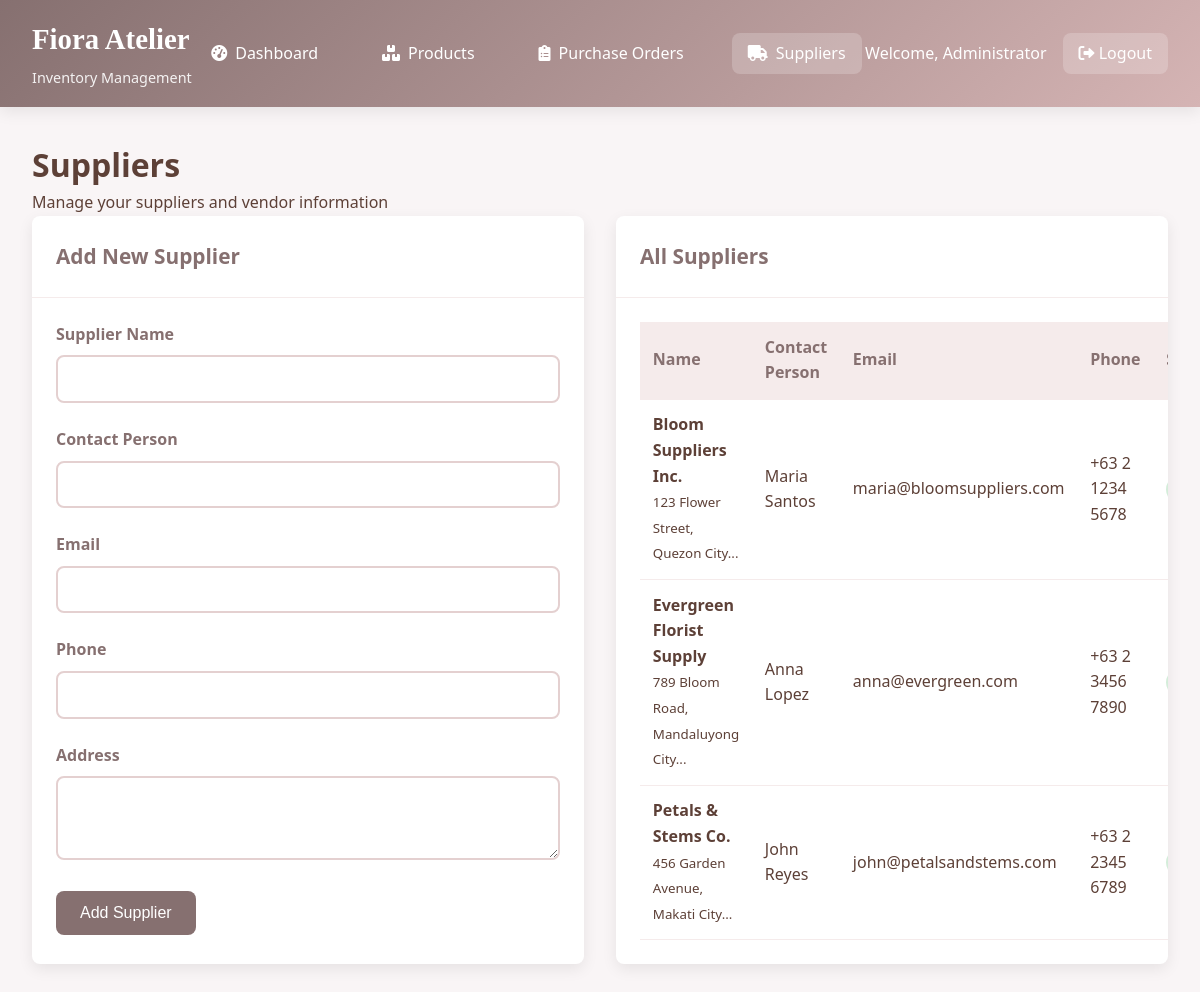
/php/inventory/suppliers.php (signed in), run on the app's committed database.
### tables this page shows
CREATE TABLE IF NOT EXISTS suppliers (
    id INT PRIMARY KEY AUTO_INCREMENT,
    name VARCHAR(255) NOT NULL,
    contact_person VARCHAR(100),
    email VARCHAR(100),
    phone VARCHAR(20),
    address TEXT,
    status ENUM('active', 'inactive') DEFAULT 'active',
    created_at TIMESTAMP DEFAULT CURRENT_TIMESTAMP
);

### php/inventory/suppliers.php (the view, shortened to what this page needs)
<?php
$database = new Database();
$db = $database->getConnection();
$query = "SELECT * FROM suppliers ORDER BY name";
$stmt = $db->prepare($query);
$stmt->execute();
$suppliers = $stmt->fetchAll(PDO::FETCH_ASSOC);
?>
<!DOCTYPE html>
<html lang="en">
<head>
    <link rel="stylesheet" href="styles.css">
    <link rel="stylesheet" href="https://cdnjs.cloudflare.com/ajax/libs/font-awesome/6.0.0-beta3/css/all.min.css">
</head>
<body>
    <?php include 'header.php'; ?>
    <div class="container">
        <div class="page-header">
            <h1>Suppliers</h1>
            <p>Manage your suppliers and vendor information</p>
        </div>
        <div class="content-row">
            <div class="content-card">
                <div class="card-header">
                    <h3>Add New Supplier</h3>
                </div>
                <div class="card-body">
                    <form method="POST" action="">
                        <div class="form-group">
                            <label for="name">Supplier Name</label>
                            <input type="text" name="name" id="name" required>
                        </div>
                        <div class="form-group">
                            <label for="contact_person">Contact Person</label>
                            <input type="text" name="contact_person" id="contact_person" required>
                        </div>
                        <div class="form-group">
                            <label for="email">Email</label>
                            <input type="email" name="email" id="email" required>
                        </div>
                        <div class="form-group">
                            <label for="phone">Phone</label>
                            <input type="text" name="phone" id="phone" required>
                        </div>
                        <div class="form-group">
                            <label for="address">Address</label>
                            <textarea name="address" id="address" rows="3" required></textarea>
                        </div>
                        <button type="submit" name="add_supplier" class="btn-primary">Add Supplier</button>
                    </form>
                </div>
            </div>
            <div class="content-card">
                <div class="card-header">
                    <h3>All Suppliers</h3>
                </div>
                <div class="card-body">
                    <table class="data-table">
                        <thead>
                            <tr>
                                <th>Name</th>
                                <th>Contact Person</th>
                                <th>Email</th>
                                <th>Phone</th>
                                <th>Status</th>
                            </tr>
                        </thead>
                        <tbody>
                            <?php foreach ($suppliers as $supplier): ?>
                                <tr>
                                    <td>
                                        <strong><?php echo htmlspecialchars($supplier['name']); ?></strong>
                                        <br><small><?php echo substr($supplier['address'], 0, 50) . '...'; ?></small>
                                    </td>
                                    <td><?php echo htmlspecialchars($supplier['contact_person']); ?></td>
                                    <td><?php echo htmlspecialchars($supplier['email']); ?></td>
                                    <td><?php echo htmlspecialchars($supplier['phone']); ?></td>
                                    <td>
                                    </td>
                                </tr>
                            <?php endforeach; ?>
                        </tbody>
                    </table>
                </div>
            </div>
        </div>
    </div>
</body>
</html>

### php/inventory/header.php (shortened to what this page needs)
<header class="inventory-header">
    <div class="header-container">
        <div class="logo">
            <h1>Fiora Atelier</h1>
            <span>Inventory Management</span>
        </div>
        <nav class="main-nav">
            <a href="dashboard.php" class="nav-link <?php echo basename($_SERVER['PHP_SELF']) == 'dashboard.php' ? 'active' : ''; ?>">
                <i class="fas fa-tachometer-alt"></i> Dashboard
            </a>
            <a href="products.php" class="nav-link <?php echo basename($_SERVER['PHP_SELF']) == 'products.php' ? 'active' : ''; ?>">
                <i class="fas fa-boxes"></i> Products
            </a>
            <a href="purchase_orders.php" class="nav-link <?php echo basename($_SERVER['PHP_SELF']) == 'purchase_orders.php' ? 'active' : ''; ?>">
                <i class="fas fa-clipboard-list"></i> Purchase Orders
            </a>
            <a href="suppliers.php" class="nav-link <?php echo basename($_SERVER['PHP_SELF']) == 'suppliers.php' ? 'active' : ''; ?>">
                <i class="fas fa-truck"></i> Suppliers
            </a>
        </nav>
        <div class="user-menu">
            <span>Welcome, <?php echo $_SESSION['full_name']; ?></span>
            <a href="?logout" class="logout-btn">
                <i class="fas fa-sign-out-alt"></i> Logout
            </a>
        </div>
    </div>
</header>

### php/inventory/styles.css (style rules this page uses)
:root { --primary: #867070; --secondary: #D5B4B4; --accent: #E4D0D0; --light: #F5EBEB; --background: #F9F5F6; --text: #5D4037; --success: #28a745; --warning: #ffc107; --danger: #dc3545; --info: #17a2b8; --shadow: 0 5px 15px rgba(0, 0, 0, 0.08); --radius: 8px; }
* { margin: 0; padding: 0; box-sizing: border-box; }
body { font-family: 'Segoe UI', Tahoma, Geneva, Verdana, sans-serif; background-color: var(--background); color: var(--text); line-height: 1.6; }
.inventory-header { background: linear-gradient(135deg, var(--primary) 0%, var(--secondary) 100%); color: white; padding: 1rem 0; box-shadow: var(--shadow); }
.header-container { max-width: 1200px; margin: 0 auto; padding: 0 2rem; display: flex; justify-content: space-between; align-items: center; }
.logo h1 { font-family: 'Playfair Display', serif; font-size: 1.8rem; margin-bottom: 0.2rem; }
.logo span { font-size: 0.9rem; opacity: 0.9; }
.main-nav { display: flex; gap: 2rem; }
.nav-link { color: white; text-decoration: none; padding: 0.5rem 1rem; border-radius: var(--radius); transition: background 0.3s; display: flex; align-items: center; gap: 0.5rem; }
.nav-link:hover, .nav-link.active { background: rgba(255, 255, 255, 0.2); }
.user-menu { display: flex; align-items: center; gap: 1rem; }
.logout-btn { color: white; text-decoration: none; padding: 0.5rem 1rem; border-radius: var(--radius); background: rgba(255, 255, 255, 0.2); transition: background 0.3s; }
.container { max-width: 1200px; margin: 2rem auto; padding: 0 2rem; }
.content-row { display: grid; grid-template-columns: 1fr 1fr; gap: 2rem; }
.content-card { background: white; border-radius: var(--radius); box-shadow: var(--shadow); overflow: hidden; }
.card-header { padding: 1.5rem; border-bottom: 1px solid var(--light); display: flex; justify-content: space-between; align-items: center; }
.card-header h3 { color: var(--primary); font-size: 1.3rem; }
.card-body { padding: 1.5rem; }
.data-table { width: 100%; border-collapse: collapse; }
.data-table th, .data-table td { padding: 0.8rem; text-align: left; border-bottom: 1px solid var(--light); }
.data-table th { background: var(--light); color: var(--primary); font-weight: 600; }
.form-group { margin-bottom: 1.5rem; }
.form-group label { display: block; margin-bottom: 0.5rem; color: var(--primary); font-weight: 600; }
.form-group input, .form-group select, .form-group textarea { width: 100%; padding: 0.8rem; border: 2px solid var(--accent); border-radius: var(--radius); font-size: 1rem; transition: border-color 0.3s; }
.btn-primary { background: var(--primary); color: white; border: none; padding: 0.8rem 1.5rem; border-radius: var(--radius); cursor: pointer; font-size: 1rem; transition: background 0.3s; }

### data on the page
suppliers: name "Bloom Suppliers Inc.", address "123 Flower Street, Quezon City", contact_person "Maria Santos", email "maria@bloomsuppliers.com", phone "+63 2 1234 5678"
suppliers: name "Evergreen Florist Supply", address "789 Bloom Road, Mandaluyong City", contact_person "Anna Lopez", email "anna@evergreen.com", phone "+63 2 3456 7890"
suppliers: name "Petals & Stems Co.", address "456 Garden Avenue, Makati City", contact_person "John Reyes", email "john@petalsandstems.com", phone "+63 2 2345 6789"

### other printed values
$_SESSION['full_name'] "Administrator"
